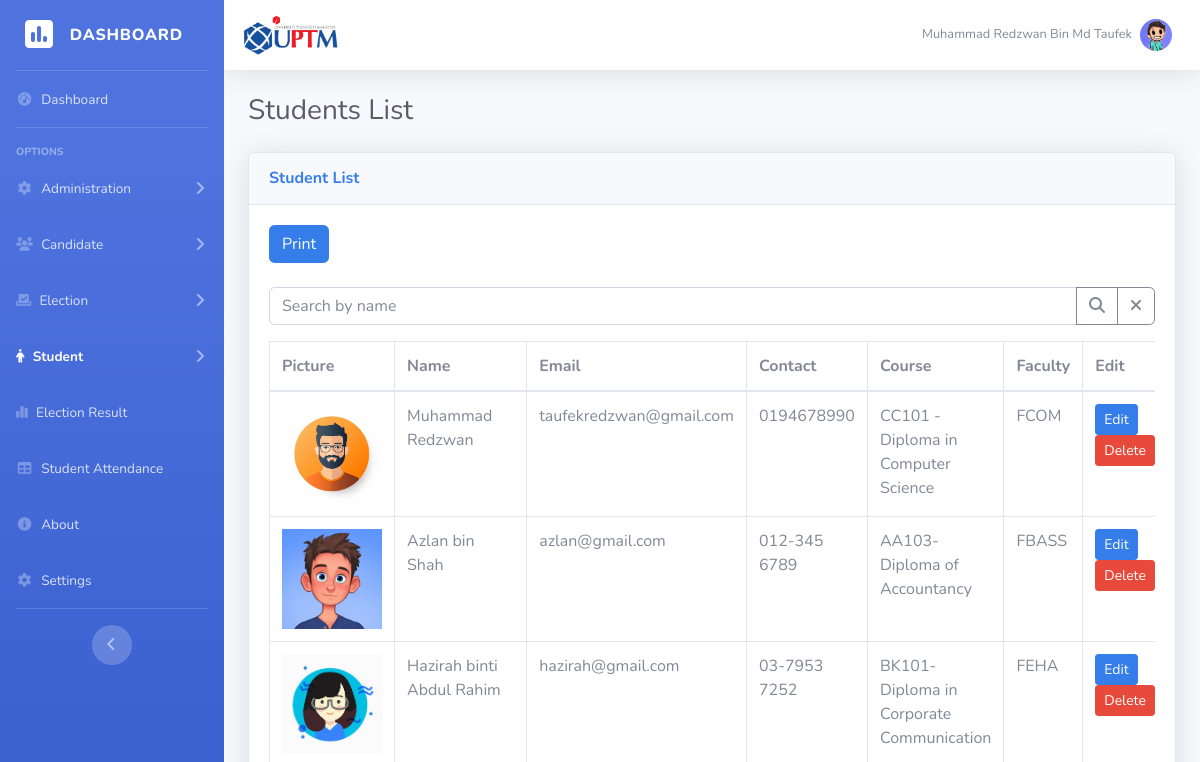
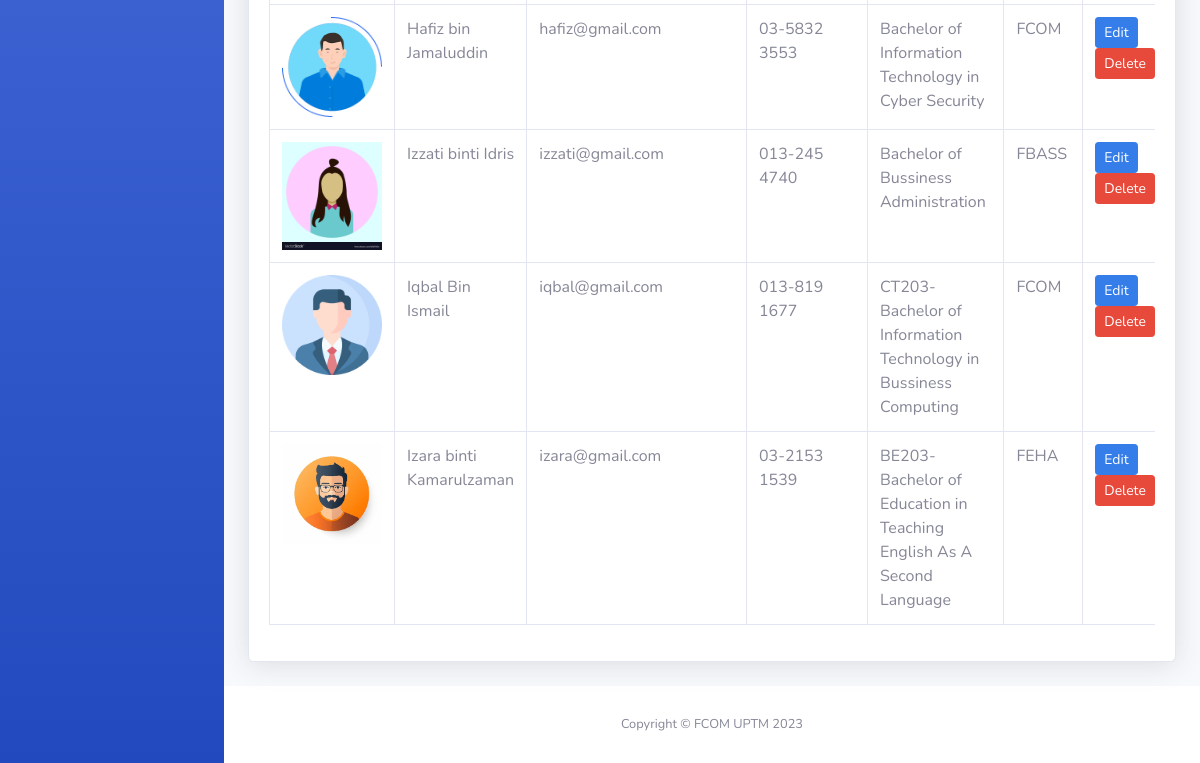
/Admin/studentView.php (signed in), run on an earlier commit of the app's database (2 pictures, top to bottom).
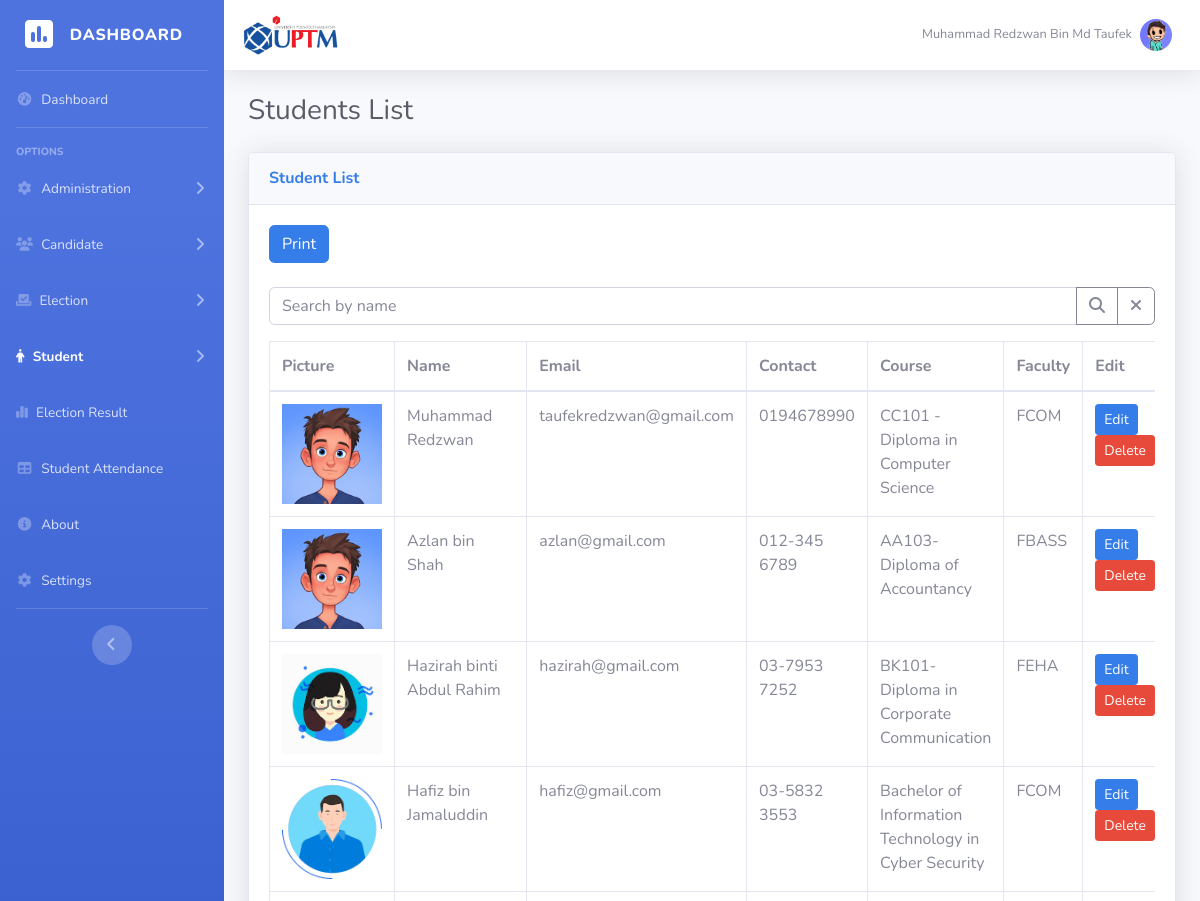
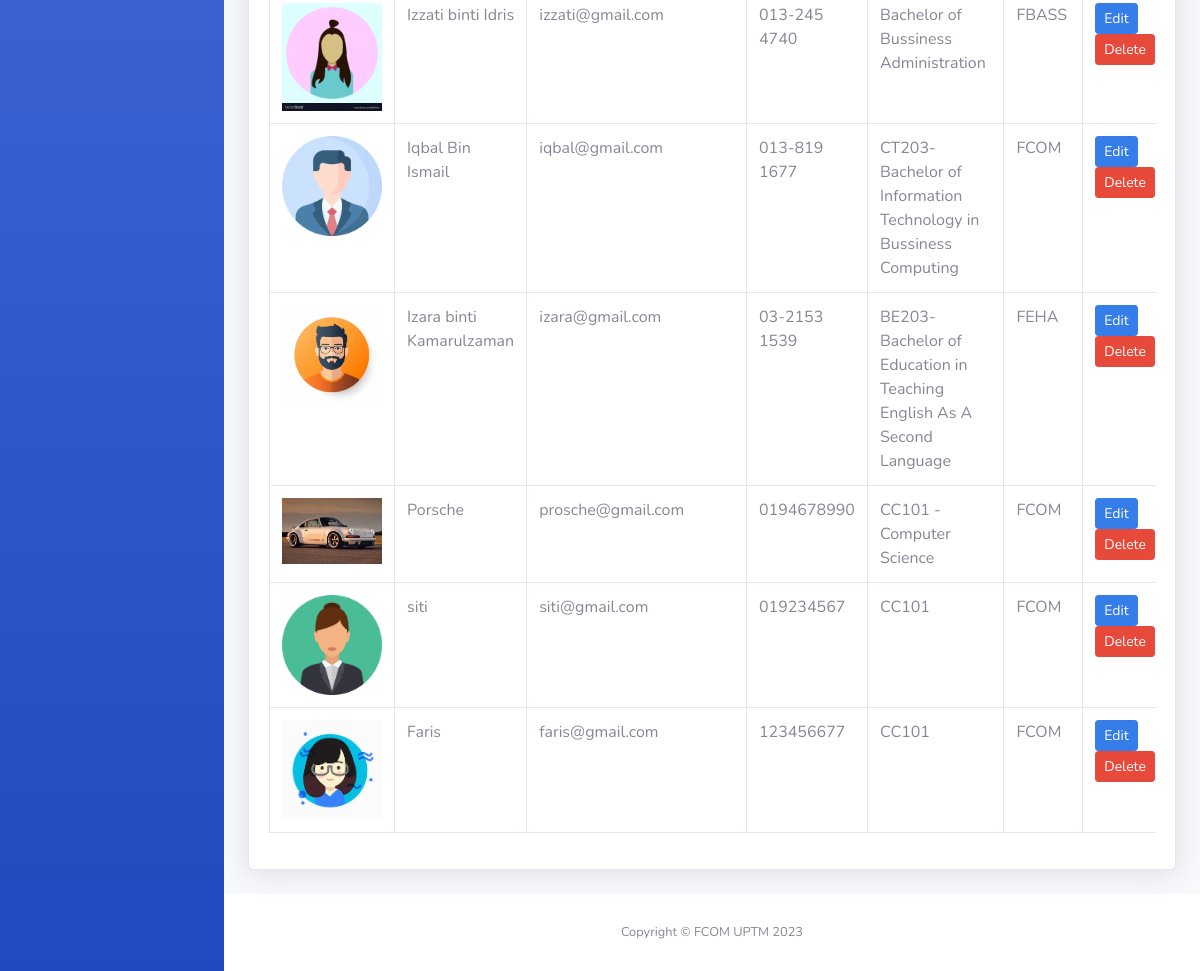
And on a later commit of the database (2 pictures, top to bottom).
### tables this page shows
CREATE TABLE `student` (
  `studentId` int(11) NOT NULL,
  `studentPic` varchar(255) NOT NULL,
  `studentName` varchar(80) NOT NULL,
  `email` varchar(100) NOT NULL,
  `password` varchar(255) NOT NULL,
  `contact` varchar(255) NOT NULL,
  `votingHistory` tinyint(4) NOT NULL DEFAULT 0,
  `course` varchar(255) NOT NULL,
  `faculty` varchar(255) NOT NULL,
  `apply` tinyint(1) NOT NULL DEFAULT 0
);

### Admin/studentView.php (the view, shortened to what this page needs)
<?php
    include '../Database/connect.php';
    $sql = "SELECT * FROM student";
    $result = $conn->query($sql);
    $students = [];
    if ($result->num_rows > 0) {
        while ($student = $result->fetch_assoc()) {
            $students[] = $student;
        }
    } else {
        echo "No students found";
        exit();
    }
    $sql = "SELECT * FROM admin WHERE adminID = '".$_SESSION['admin_id']."'";
    $result = $conn->query($sql);
    if ($result->num_rows > 0) {
        $currentAdmin = $result->fetch_assoc();
        $currentAdminImagePath = $currentAdmin['pic'];
    } else {
        echo "No admin found";
        exit();
    }
?>
<!DOCTYPE html>
<html lang="en">
<head>
    <link rel="stylesheet" href="https://cdnjs.cloudflare.com/ajax/libs/font-awesome/6.2.1/css/all.min.css">
    <link href="css/sb-admin-2.css" rel="stylesheet">
</head>
<body id="page-top">
    <div id="wrapper">
        <ul class="navbar-nav bg-gradient-primary sidebar sidebar-dark accordion" id="accordionSidebar">
            <a class="sidebar-brand d-flex align-items-center justify-content-center" href="index.php">
                <div class="sidebar-brand-icon">
                    <i class="fa-solid fa-square-poll-vertical"></i>
                </div>
                <div class="sidebar-brand-text mx-3">Dashboard</div>
            </a>
            <hr class="sidebar-divider my-0">
            <li class="nav-item">
                <a class="nav-link" href="index.php">
                    <i class="fas fa-fw fa-tachometer-alt"></i>
                    <span>Dashboard</span></a>
            </li>
            <hr class="sidebar-divider">
            <div class="sidebar-heading">
                OPTIONS
            </div>
            <li class="nav-item">
                <a class="nav-link collapsed" href="#" data-toggle="collapse" data-target="#collapseTwo"
                    aria-expanded="true" aria-controls="collapseTwo">
                    <i class="fas fa-fw fa-cog"></i>
                    <span>Administration</span>
                </a>
            </li>
            <li class="nav-item">
                <a class="nav-link collapsed" href="#" data-toggle="collapse" data-target="#collapseUtilities"
                    aria-expanded="true" aria-controls="collapseUtilities">
                    <i class="fa-solid fa-users"></i>
                    <span>Candidate</span>
                </a>
            </li>
            <li class="nav-item">
                <a class="nav-link collapsed" href="#" data-toggle="collapse" data-target="#collapsePages"
                    aria-expanded="true" aria-controls="collapsePages">
                    <i class="fa-solid fa-check-to-slot"></i>
                    <span>Election</span>
                </a>
            </li>
            <li class="nav-item active">
                <a class="nav-link collapsed" href="#" data-toggle="collapse" data-target="#collapseStudent"
                    aria-expanded="true" aria-controls="collapsePages">
                    <i class="fa-solid fa-person"></i>
                    <span>Student</span>
                </a>
            </li>
            <li class="nav-item">
                <a class="nav-link" href="result.php">
                    <i class="fa-solid fa-chart-simple"></i>
                    <span>Election Result</span></a>
            </li>
            <li class="nav-item">
                <a class="nav-link" href="attendance.php">
                    <i class="fas fa-fw fa-table"></i>
                    <span>Student Attendance</span></a>
            </li>
            <li class="nav-item">
                <a class="nav-link" href="about.php">
                    <i class="fas fa-fw fa-info-circle"></i>
                    <span>About</span></a>
            </li>
            <li class="nav-item">
                <a class="nav-link" href="settings.php">
                    <i class="fas fa-fw fa-cog"></i>
                    <span>Settings</span></a>
            </li>
            <hr class="sidebar-divider d-none d-md-block">
            <div class="text-center d-none d-md-inline">
                <button class="rounded-circle border-0" id="sidebarToggle"></button>
            </div>
        </ul>
        <div id="content-wrapper" class="d-flex flex-column">
            <div id="content">
                <nav class="navbar navbar-expand navbar-light bg-white topbar mb-4 static-top shadow">
                        <div class="navbar-brand" href="#">
                            <img src="img/uptm.jpg" alt="" class="img-fluid logo-img" style="max-width: 100px; max-height: 100px;">
                        </div>
                    <ul class="navbar-nav ml-auto">
                        <li class="nav-item dropdown no-arrow">
                            <a class="nav-link dropdown-toggle" href="#" id="userDropdown" role="button"
                                data-toggle="dropdown" aria-haspopup="true" aria-expanded="false">
                                <span class="mr-2 d-none d-lg-inline text-gray-600 small"><?php echo $_SESSION['user_name']; ?></span>
                                <img src="<?php echo $currentAdminImagePath ; ?>" class="img-profile rounded-circle img-fluid" title="profile images"
                                style="max-width: 200px;" onerror="this.onerror=null; this.src='../img/no_profile.webp'">
                            </a>
                        </li>
                    </ul>
                </nav>
                <div class="container-fluid">
                    <div class="d-sm-flex align-items-center justify-content-between mb-4">
                        <h1 class="h3 mb-0 text-gray-800">Students List</h1>
                    </div>
                    <div class="row">
                        <div class="col-lg-12">
                            <div class="card shadow mb-4">
                                <div class="card-header py-3">
                                    <h6 class="m-0 font-weight-bold text-primary">Student List</h6>
                                </div>
                                <div class="card-body">
                                    <div class="d-sm-flex align-items-center justify-content-between mb-4">
                                        <button id="printButton" class="btn btn-primary" onclick="window.print();">Print</button>
                                    </div>
                                    <div class="input-group mb-3 mt-3">
                                        <input type="text" class="form-control" placeholder="Search by name" id="searchStudent">
                                            <div class="input-group-append">
                                                <button class="btn btn-outline-secondary" type="button" id="button-addon2">
                                                    <i class="fas fa-search"></i>
                                                </button>
                                                <button class="btn btn-outline-secondary" type="button" id="reset-button">
                                                    <i class="fas fa-times"></i>
                                                </button>
                                            </div>
                                    </div>
                                    <div class="table-responsive">
                                        <table class="table table-bordered" id="dataTable" width="100%" cellspacing="0">
                                            <thead>
                                                <tr>
                                                    <th>Picture</th>
                                                    <th>Name</th>
                                                    <th>Email</th>
                                                    <th>Contact</th>
                                                    <th>Course</th>
                                                    <th>Faculty</th>
                                                    <th>Edit</th>
                                                </tr>
                                            </thead>
                                            <tbody id="studentTableBody">
                                                <?php foreach($students as $student): ?>
                                                    <tr>
                                                        <td>
                                                            <img src="<?php echo $student['studentPic']; ?>" alt="Profile Picture" class="img-fluid" style="max-width: 100px;">
                                                        </td>
                                                        <td><?php echo $student['studentName']; ?></td>
                                                        <td><?php echo $student['email']; ?></td>
                                                        <td><?php echo $student['contact']; ?></td>
                                                        <td><?php echo $student['course']; ?></td>
                                                        <td><?php echo $student['faculty']; ?></td>
                                                        <td>
                                                            <a href="studentEdit.php?id=<?php echo $student['studentId']; ?>" class="btn btn-primary btn-sm">Edit</a>
                                                            <a href="#" class="btn btn-danger btn-sm delete-btn" data-toggle="modal" data-target="#confirmDeleteModal" data-student-id="<?php echo $student['studentId']; ?>">Delete</a>
                                                        </td>
                                                    </tr>
                                                <?php endforeach; ?>
                                            </tbody>
                                        </table>
                                    </div>
                                </div>
                            </div>
                        </div>
                    </div>
                </div>
            </div>
            <footer class="sticky-footer bg-white">
                <div class="container my-auto">
                    <div class="copyright text-center my-auto">
                        <span>Copyright &copy; FCOM UPTM 2023</span>
                    </div>
                </div>
            </footer>
        </div>
    </div>
</body>
</html>

What changed in the data, as far as the page shows it:
changed student "Muhammad Redzwan": studentPic: a different picture
added student: studentPic (picture), studentName "Porsche", email "prosche@gmail.com", contact "0194678990", course "CC101 - Computer Science", faculty "FCOM"
added student: studentPic (picture), studentName "siti", email "siti@gmail.com", contact "019234567", course "CC101", faculty "FCOM"
added student: studentPic (picture), studentName "Faris", email "faris@gmail.com", contact "123456677", course "CC101", faculty "FCOM"
